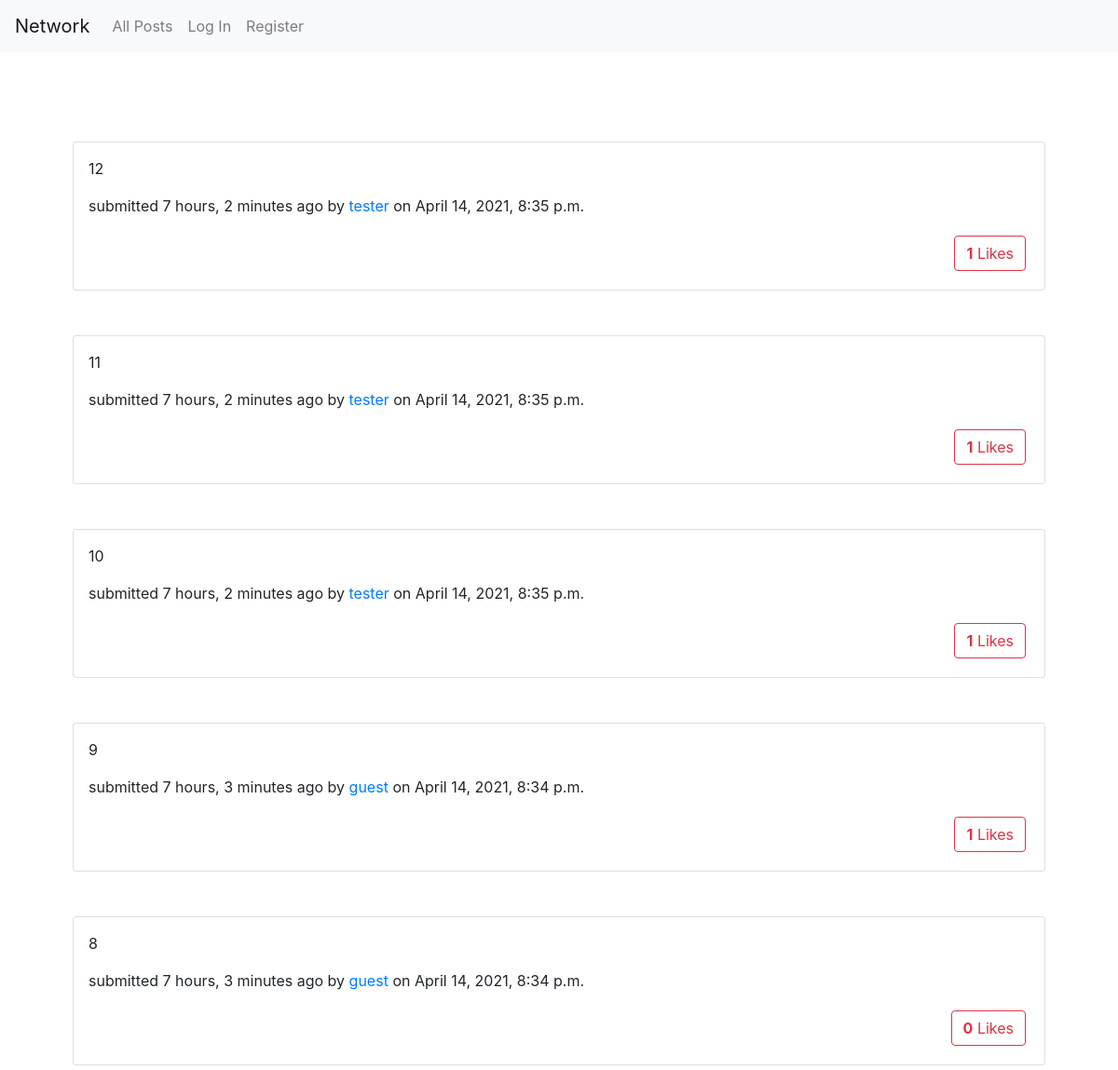
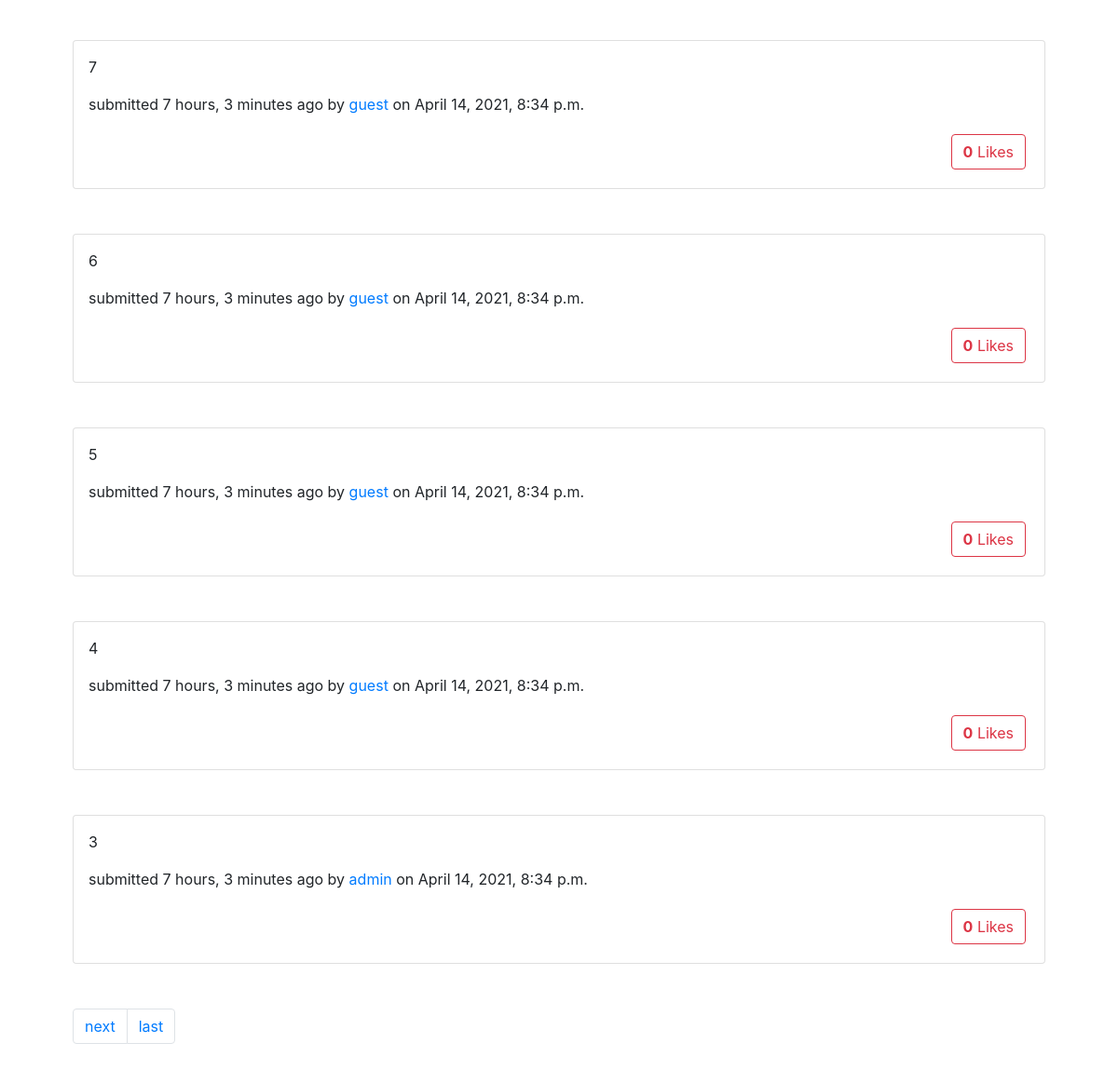
Before: / with the older database file (2 pictures, top to bottom).
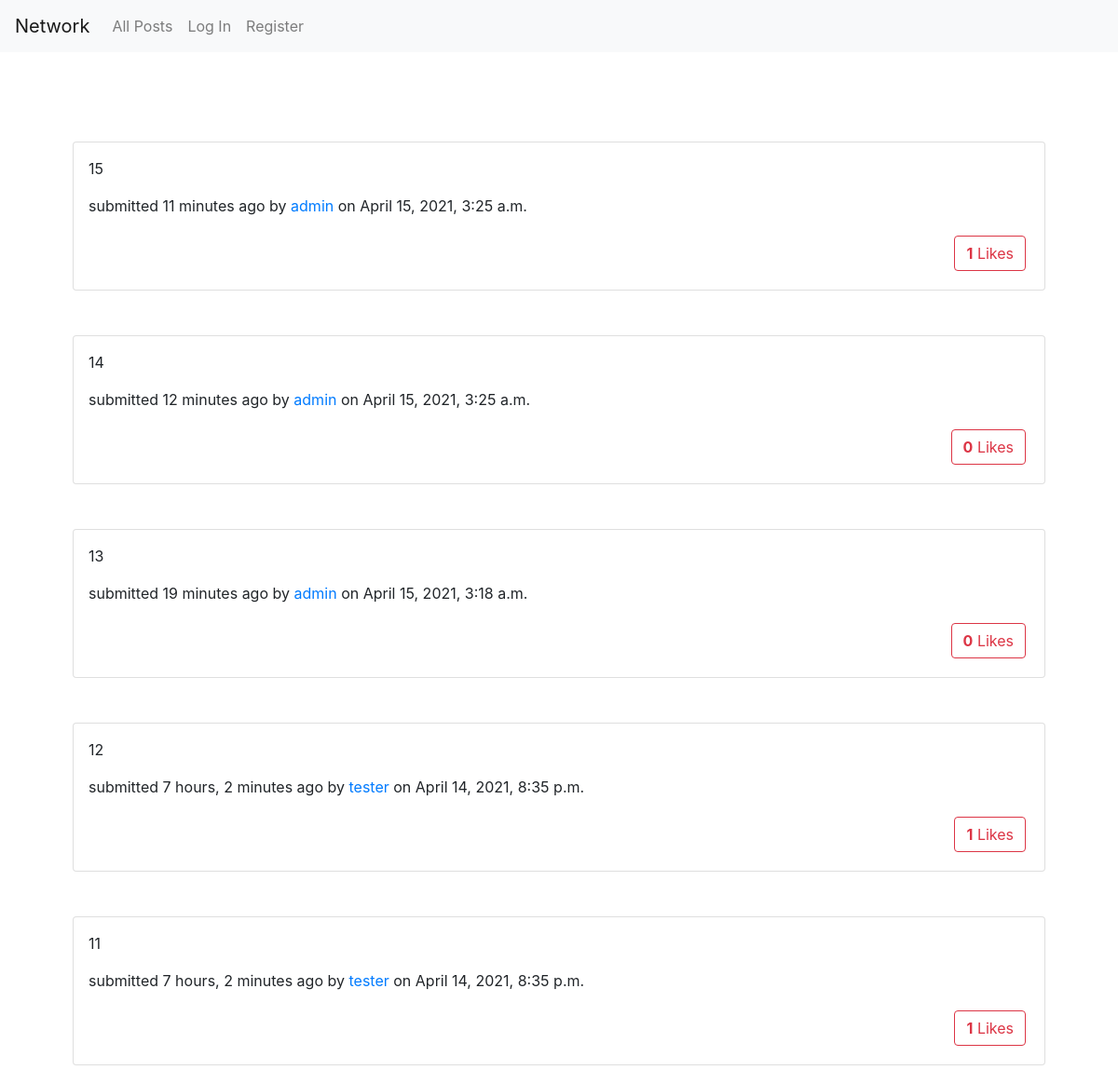
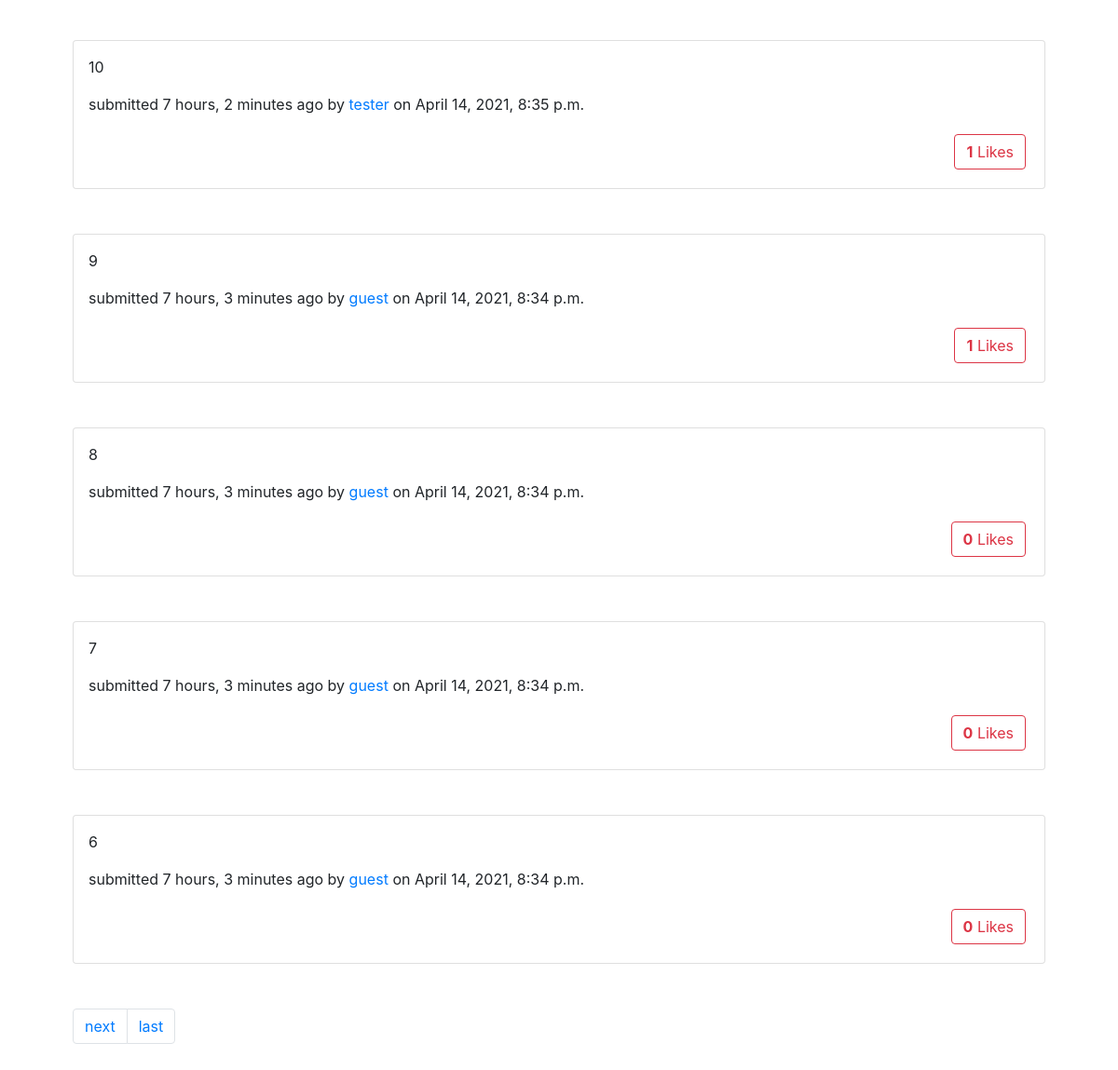
After: the same page with the newer database file (2 pictures, top to bottom).
### network/models.py (models this page shows, shortened)
class Post(models.Model):
    body = models.CharField(max_length=250)
    post_date = models.DateTimeField(auto_now_add=True)
    user = models.ForeignKey(User, on_delete=models.CASCADE)
    likes = models.ManyToManyField(User, symmetrical=False, default=0, related_name="likes")

### network/views.py (the view)
# urls.py: path("", views.index, name="index"),
def index(request):
    if request.method == "GET":
        posts = Post.objects.all().order_by("-post_date")
        paginator = Paginator(posts, 10)
        page = request.GET.get('page')
        data = paginator.get_page(page)
        context = {"posts": data}
        return render(request, "network/index.html", context)
    return JsonResponse({"error": "GET request only."}, status=400)

### network/templates/network/index.html (shortened to what this page needs)
{% extends "network/layout.html" %}
{% load static %}
{% block body %}
    <div id="posts-view">
        {% for post in posts %}
            {% include 'network/post.html' %}
        {% endfor%}
    </div>
    {% include 'network/pagination.html' %}
{% endblock %}

### network/templates/network/post.html (shortened to what this page needs)
<div class="card my-5 p-3" id="post-card-{{post.id}}">
    <p id="post-body-{{post.id}}">{{post.body}}</p>
    <p>submitted {{post.post_date|timesince}} ago by <a id="profile-{{post.id}}" href="{% url 'profile' post.user.id %}">{{post.user}}</a> on {{post.post_date}}</p>
    <div id="btns-{{post.id}}" class="text-right">
        <button type="button" class="btn btn-outline-danger m-1" id="like-btn-{{post.id}}"><b id="likes-count-{{post.id}}">{{post.likes.count}}</b> Likes</button>
    </div>
</div>

Changed rows visible on the page:
no longer on this page (row unchanged): Post: body "5", post_date "7 hours, 3 minutes", user "guest", post_date "April 14, 2021, 8:34 p.m.", likes.count "0"
no longer on this page (row unchanged): Post: body "4", post_date "7 hours, 3 minutes", user "guest", post_date "April 14, 2021, 8:34 p.m.", likes.count "0"
no longer on this page (row unchanged): Post: body "3", post_date "7 hours, 3 minutes", user "admin", post_date "April 14, 2021, 8:34 p.m.", likes.count "0"
added Post: body "15", post_date "11 minutes", user "admin", post_date "April 15, 2021, 3:25 a.m.", likes.count "1"
added Post: body "14", post_date "12 minutes", user "admin", post_date "April 15, 2021, 3:25 a.m.", likes.count "0"
added Post: body "13", post_date "19 minutes", user "admin", post_date "April 15, 2021, 3:18 a.m.", likes.count "0"
